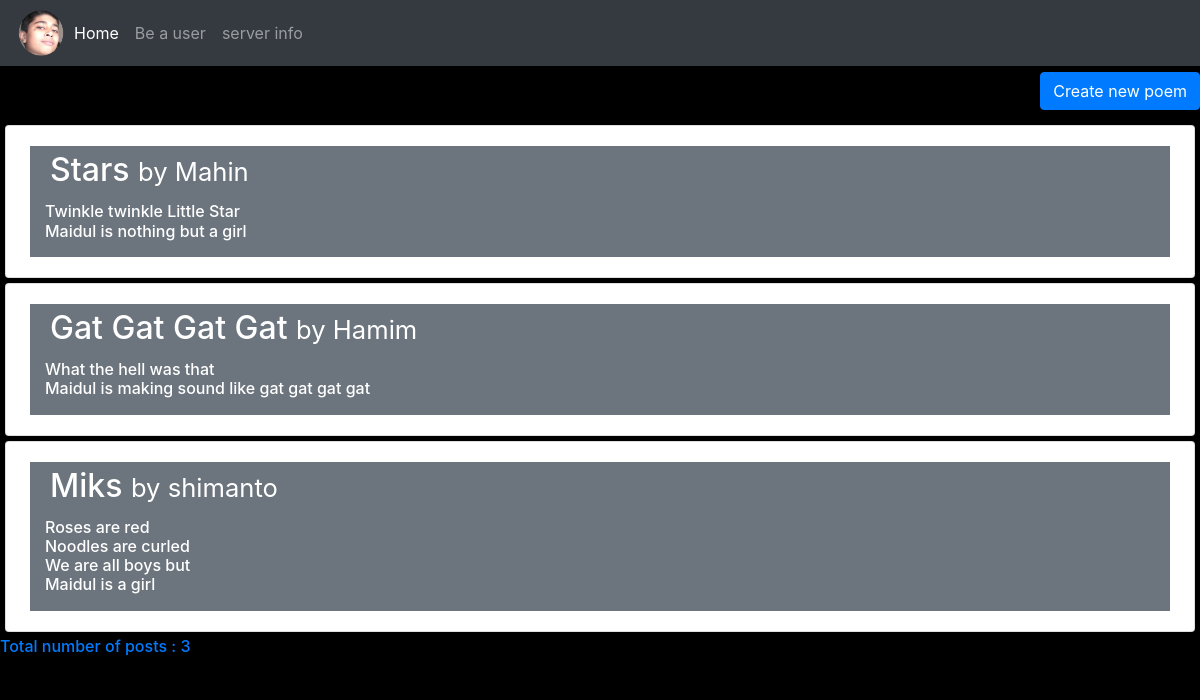
The page / on the database its author committed.
### home/models.py (models this page shows, shortened)
class Post(models.Model):
    poster = models.ForeignKey(Writter, null=True, on_delete = models.SET_NULL)
    title = models.CharField(max_length=100,default = "My post")
    body = models.TextField()

class Writter(models.Model):
    name = models.CharField(max_length=200)
    date_joined = models.DateTimeField(auto_now_add = True)
    def __str__(self):
        return self.name

### home/views.py (the view)
# urls.py: path('',views.home,name='home'),
def home(request):
    posts = Post.objects.all().order_by('-id')
    total_posts = posts.count()
    return render(request,'home/home.html',{'posts':posts,'total_posts':total_posts})

### home/templates/home/home.html
{% extends 'home/main.html' %}
{% block content %}
<div class="row">
    <div class="col-md">
        <div>
            <a class = "btn btn-primary" style="float: right;" href="{% url 'new_poem' %}">Create new poem</a>
        </div>
        <br>
        <br>
        {% for i in posts %}
            <div class="card card-body" style="margin: 5px;">
                <div class="container bg-secondary">
                    <h2 class="text-white" style="padding: 5px;">{{i.title}} <small> by <a class="text-white" style="text-decoration: none;" href="{% url 'writter_profile' i.poster.id%}">{{i.poster}}</a></small></h2>
                    <h6 class="text-white">{{i.body | linebreaks}}</h6>
                </div>
            </div>
        {% endfor %}
    </div>
</div>
<h6 class="text-primary">Total number of posts : {{total_posts}}</h6>
{% endblock %}

### home/templates/home/main.html (shortened to what this page needs)
{% load static %}
<html lang="en">
<head>
    <link rel="stylesheet" href="https://maxcdn.bootstrapcdn.com/bootstrap/4.4.1/css/bootstrap.min.css">
</head>
<body>
    {% include 'home/navbar.html' %}
    {% block content %}
    {% endblock %}
    <hr>
</body>
</html>

### home/templates/home/navbar.html (shortened to what this page needs)
{% load static%}
<nav class="navbar navbar-expand-lg navbar-dark bg-dark fixed-top">
    <img class ="img-responsive" src="{% static 'images/logo.png' %}" style="width: 50px; height: 50px;">
    <div class="collapse navbar-collapse" id="navbarNav">
      <ul class="navbar-nav">
        <li class="nav-item active">
          <a class="nav-link" href="{% url 'home' %}">Home <span class="sr-only">(current)</span></a>
        </li>
        <li class="nav-item">
          <a class="nav-link" href="{% url 'sign_up' %}">Be a user</a>
        </li>
        <li class="nav-item">
          <a class="nav-link" href="{% url 'server_info' %}">server info</a>
        </li>
      </ul>
    </div>
  </nav>
 <br>
 <br>
 <br>

### home/templates/home/main.html (style rules this page uses)
body { background: black !important; }

### rows shown on the page
Post: title "Stars", poster "Mahin", body "Twinkle twinkle Little Star Maidul is nothing but a girl"
Post: title "Gat Gat Gat Gat", poster "Hamim", body "What the hell was that Maidul is making sound like gat gat gat gat"
Post: title "Miks", poster "shimanto", body "Roses are red Noodles are curled We are all boys but Maidul is a girl"

### other values the page prints
{{ total_posts }} "3"
